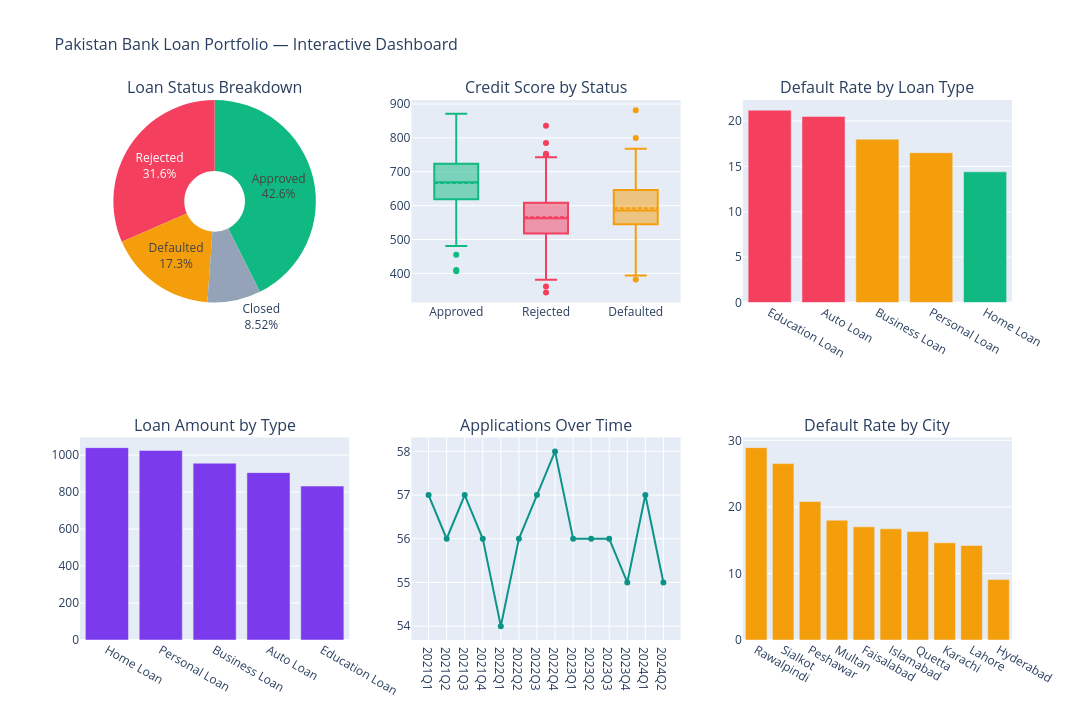

The cell this chart's notebook holds for it:
### Code cell
# ── Plotly Subplot Dashboard ───────────────────────────────────────────────────

dash = make_subplots(
    rows=2, cols=3,
    subplot_titles=(
        'Loan Status Breakdown',
        'Credit Score by Status',
        'Default Rate by Loan Type',
        'Loan Amount by Type',
        'Applications Over Time',
        'Default Rate by City'
    ),
    specs=[
        [{'type':'pie'},    {'type':'box'},    {'type':'bar'}],
        [{'type':'bar'},    {'type':'scatter'},{'type':'bar'}]
    ]
)

# Panel 1: Pie — loan status
status_vc = df['loan_status'].value_counts()
dash.add_trace(
    go.Pie(labels=status_vc.index, values=status_vc.values,
           marker_colors=['#10B981','#F43F5E','#F59E0B','#94A3B8'],
           textinfo='label+percent', hole=0.3),
    row=1, col=1
)

# Panel 2: Box — credit score by status
for status, color in [('Approved','#10B981'),('Rejected','#F43F5E'),('Defaulted','#F59E0B')]:
    dash.add_trace(
        go.Box(y=df[df['loan_status']==status]['credit_score'],
               name=status, marker_color=color, boxmean=True),
        row=1, col=2
    )

# Panel 3: Bar — default rate by loan type
lt_dr_sorted = lt_risk['default_rate_%'].sort_values(ascending=False)
bar_c = ['#F43F5E' if v > 20 else '#F59E0B' if v > 16 else '#10B981' for v in lt_dr_sorted]
dash.add_trace(
    go.Bar(x=lt_dr_sorted.index, y=lt_dr_sorted.values, marker_color=bar_c,
           name='Default Rate %'),
    row=1, col=3
)

# Panel 4: Bar — avg loan amount by type
avg_loan_lt = df.groupby('loan_type')['loan_amount'].mean().sort_values(ascending=False)
dash.add_trace(
    go.Bar(x=avg_loan_lt.index, y=avg_loan_lt.values/1000,
           marker_color='#7C3AED', name="Avg Loan (PKR '000)"),
    row=2, col=1
)

# Panel 5: Line — applications over time
qtr_apps = qtr_trend.reset_index()
dash.add_trace(
    go.Scatter(x=qtr_apps['year_qtr'], y=qtr_apps['applications'],
               mode='lines+markers', line=dict(color='#0D9488', width=2),
               name='Applications'),
    row=2, col=2
)

# Panel 6: Bar — default rate by city
city_dr = city_risk_plot.sort_values('default_rate_%', ascending=False)
dash.add_trace(
    go.Bar(x=city_dr['city'], y=city_dr['default_rate_%'],
           marker_color='#F59E0B', name='Default Rate %'),
    row=2, col=3
)

dash.update_layout(
    height=720, width=1200,
    title_text='Pakistan Bank Loan Portfolio — Interactive Dashboard',
    title_font_size=16,
    showlegend=False,
    hovermode='closest',
)
dash.show()

### Figure 1 — Plotly figure (JSON) as saved in the notebook; plotly's stock layout.template omitted (floating-point values rounded to 4 significant figures; data arrays with more than 128 entries replaced by an {"elided": "..."} marker saying what was removed)
{"data": [{"domain": {"x": [0, 0.2889], "y": [0.625, 1]}, "hole": 0.3, "labels": ["Approved", "Rejected", "Defaulted", "Closed"], "marker": {"colors": ["#10B981", "#F43F5E", "#F59E0B", "#94A3B8"]}, "textinfo": "label+percent", "type": "pie", "values": [335, 248, 136, 67]}, {"boxmean": true, "marker": {"color": "#10B981"}, "name": "Approved", "type": "box", "xaxis": "x", "y": {"elided": "335 int values"}, "yaxis": "y"}, {"boxmean": true, "marker": {"color": "#F43F5E"}, "name": "Rejected", "type": "box", "xaxis": "x", "y": {"elided": "248 int values"}, "yaxis": "y"}, {"boxmean": true, "marker": {"color": "#F59E0B"}, "name": "Defaulted", "type": "box", "xaxis": "x", "y": {"elided": "136 int values"}, "yaxis": "y"}, {"marker": {"color": ["#F43F5E", "#F43F5E", "#F59E0B", "#F59E0B", "#10B981"]}, "name": "Default Rate %", "type": "bar", "x": ["Education Loan", "Auto Loan", "Business Loan", "Personal Loan", "Home Loan"], "xaxis": "x2", "y": [21.2, 20.5, 18, 16.5, 14.4], "yaxis": "y2"}, {"marker": {"color": "#7C3AED"}, "name": "Avg Loan (PKR '000)", "type": "bar", "x": ["Home Loan", "Personal Loan", "Business Loan", "Auto Loan", "Education Loan"], "xaxis": "x3", "y": [1041.0, 1026.0, 956.7, 905.5, 832.7], "yaxis": "y3"}, {"line": {"color": "#0D9488", "width": 2}, "mode": "lines+markers", "name": "Applications", "type": "scatter", "x": ["2021Q1", "2021Q2", "2021Q3", "2021Q4", "2022Q1", "2022Q2", "2022Q3", "2022Q4", "2023Q1", "2023Q2", "2023Q3", "2023Q4", "2024Q1", "2024Q2"], "xaxis": "x4", "y": [57, 56, 57, 56, 54, 56, 57, 58, 56, 56, 56, 55, 57, 55], "yaxis": "y4"}, {"marker": {"color": "#F59E0B"}, "name": "Default Rate %", "type": "bar", "x": ["Rawalpindi", "Sialkot", "Peshawar", "Multan", "Faisalabad", "Islamabad", "Quetta", "Karachi", "Lahore", "Hyderabad"], "xaxis": "x5", "y": [28.9, 26.5, 20.8, 18, 17, 16.7, 16.3, 14.6, 14.2, 9.1], "yaxis": "y5"}], "layout": {"annotations": [{"font": {"size": 16}, "showarrow": false, "text": "Loan Status Breakdown", "x": 0.1444, "xanchor": "center", "xref": "paper", "y": 1, "yanchor": "bottom", "yref": "paper"}, {"font": {"size": 16}, "showarrow": false, "text": "Credit Score by Status", "x": 0.5, "xanchor": "center", "xref": "paper", "y": 1, "yanchor": "bottom", "yref": "paper"}, {"font": {"size": 16}, "showarrow": false, "text": "Default Rate by Loan Type", "x": 0.8556, "xanchor": "center", "xref": "paper", "y": 1, "yanchor": "bottom", "yref": "paper"}, {"font": {"size": 16}, "showarrow": false, "text": "Loan Amount by Type", "x": 0.1444, "xanchor": "center", "xref": "paper", "y": 0.375, "yanchor": "bottom", "yref": "paper"}, {"font": {"size": 16}, "showarrow": false, "text": "Applications Over Time", "x": 0.5, "xanchor": "center", "xref": "paper", "y": 0.375, "yanchor": "bottom", "yref": "paper"}, {"font": {"size": 16}, "showarrow": false, "text": "Default Rate by City", "x": 0.8556, "xanchor": "center", "xref": "paper", "y": 0.375, "yanchor": "bottom", "yref": "paper"}], "height": 720, "hovermode": "closest", "showlegend": false, "title": {"font": {"size": 16}, "text": "Pakistan Bank Loan Portfolio — Interactive Dashboard"}, "width": 1200, "xaxis": {"anchor": "y", "domain": [0.3556, 0.6444]}, "xaxis2": {"anchor": "y2", "domain": [0.7111, 1]}, "xaxis3": {"anchor": "y3", "domain": [0, 0.2889]}, "xaxis4": {"anchor": "y4", "domain": [0.3556, 0.6444]}, "xaxis5": {"anchor": "y5", "domain": [0.7111, 1]}, "yaxis": {"anchor": "x", "domain": [0.625, 1]}, "yaxis2": {"anchor": "x2", "domain": [0.625, 1]}, "yaxis3": {"anchor": "x3", "domain": [0, 0.375]}, "yaxis4": {"anchor": "x4", "domain": [0, 0.375]}, "yaxis5": {"anchor": "x5", "domain": [0, 0.375]}}}
